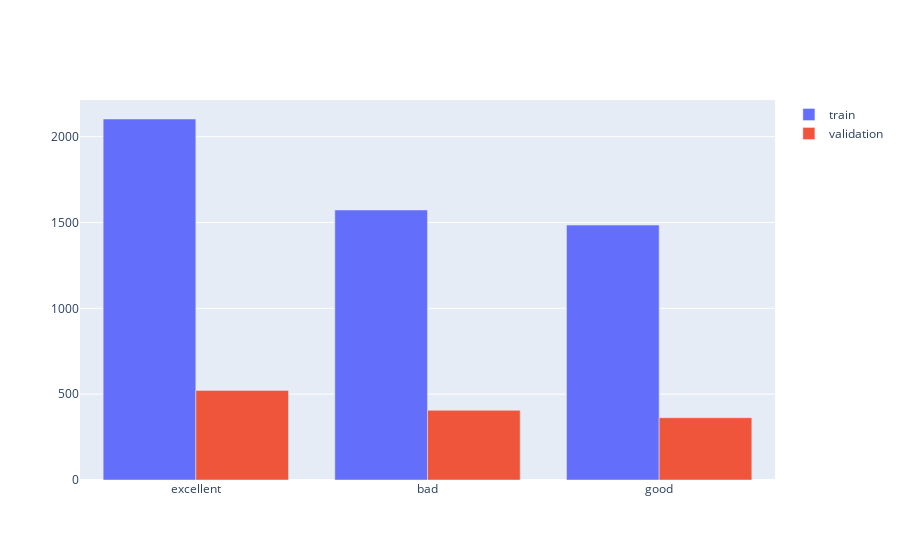

The notebook cell saved with this chart:
### Code cell
fig = go.Figure()

fig.add_trace(go.Bar(
    x = ["excellent", "bad", "good"],
    y = y_train.value_counts(),
    name = 'train',
    #marker_color = 'indianred',
))

fig.add_trace(go.Bar(
    x = ["excellent", "bad", "good"],
    y = y_valid.value_counts(),
    name = 'validation',
    #marker_color = 'lightsalmon',
))

# Here we modify the tickangle of the xaxis, resulting in rotated labels.
#fig.update_layout(barmode='group', xaxis_tickangle=-45)
fig.show()

### Figure 1 — Plotly figure (JSON) as saved in the notebook; plotly's stock layout.template omitted (floating-point values rounded to 4 significant figures)
{"data": [{"name": "train", "type": "bar", "x": ["excellent", "bad", "good"], "y": [2103, 1573, 1485]}, {"name": "validation", "type": "bar", "x": ["excellent", "bad", "good"], "y": [522, 406, 363]}], "layout": {}}
